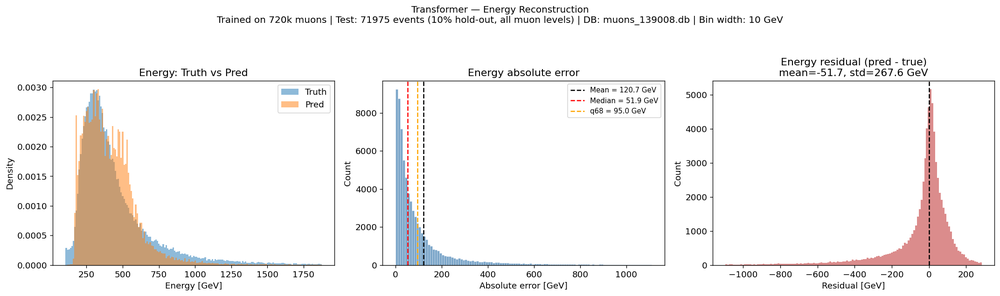
#> input picture Classifiers/Muon_Reconstruction/transformer/energy_evaluation.png, 1000 x 296 px, shrunk from 2144 x 634 before the run
$ python -i fit_GBreweighter_with_energy.py   (imports and definitions only)
#> lines starting #> are read from the running program, lines starting #| are printed output that depends on the picture
#!/usr/bin/env python3
"""Sister to fit_GBreweighter.py — adds log10(qtot) as a 3rd feature.

Diagnostic: the original 2-feature reweighter fits MC→data on
(zenith_pred, azimuth_pred) only, so any energy-dependent observable
(qtot, qmax, n_hits, ...) is left misaligned. This variant adds an
energy-proxy feature (log10 of per-event total Cherenkov charge) and
writes a separate weight CSV. Compare the two with the validation
plotting scripts to see how much of the residual qmax mismatch is just
an energy-spectrum problem versus genuine detector-response disagreement.

Caveat: with log_qtot in the feature set, the GB reweighter trivially
flattens the qtot marginal disagreement by construction. The interesting
diagnostic is what happens to qmax — if qmax also improves a lot, the
mismatch was driven by the energy spectrum (which we hadn't reweighted
on); if qmax barely budges, it's a per-pulse PMT/SPE-template / pulse-
extraction issue conditional on energy.

Outputs (per class):
    GB_and_base_weights_stopped_with_energy.csv
    GB_and_base_weights_through_with_energy.csv
    plots/roc_mc_vs_data_before_after_with_energy.png
"""
from __future__ import annotations

import sqlite3
import time
from pathlib import Path

import matplotlib.pyplot as plt
import numpy as np
import pandas as pd
from hep_ml.reweight import GBReweighter
from sklearn.ensemble import GradientBoostingClassifier
from sklearn.metrics import roc_auc_score, roc_curve

ROOT = Path("/groups/icecube/holgerkc/Thesis_Analysis")

MC_DB = ROOT / "MC_vs_BS_analysis/MC/muons_1305k_130000_720k_139008_with_SplitInIcePulses_merged_0.3PE.db"
DATA_DB = ROOT / "MC_vs_BS_analysis/Data/data_IC86.21_withrates_with_SplitInIcePulses_merged_0.3PE.db"

STOPPED_MC_CSV = (
    ROOT / "ThroughOrStopped_muon/inference/output/"
    "stopped_recon_mc_muons_1305k_130000_720k_139008.csv"
)
STOPPED_DATA_CSV = (
    ROOT / "ThroughOrStopped_muon/inference/output/"
    "stopped_recon_data_IC86_2021_pid_muon_logit_data_gt5.csv"
)
ZENAZ_MC_CSV = (
    ROOT / "MC_vs_BS_analysis/zenith_azimuth_inference/output/"
    "zenaz_recon_mc_muons_1305k_130000_720k_139008.csv"
)
ZENAZ_DATA_CSV = (
    ROOT / "MC_vs_BS_analysis/zenith_azimuth_inference/output/"
    "zenaz_recon_data_IC86_2021_pid_muon_logit_data_gt5.csv"
)

PARQUET_DIR = ROOT / "MC_vs_BS_analysis/GBreweighting/validation/data_parquet"
PULSEMAP = "SplitInIcePulses_merged"

OUT_DIR = ROOT / "MC_vs_BS_analysis/GBreweighting"
CACHE_DIR = OUT_DIR / "cache"
# [2 lines not run here, left out]

FEATURES = ["zenith_pred", "azimuth_pred", "log_qtot"]
SCORE_CUT = 0.5
SEED = 42

# GBReweighter hyperparameters (same as original; consider tightening
# min_samples_leaf when going from 2D → 3D to avoid overfitting)
GB_KWARGS = dict(
    n_estimators=80,
    learning_rate=0.1,
    max_depth=3,
    min_samples_leaf=200,
    gb_args={"subsample": 0.6},
)


# [39 lines left out: functions read_db_weights, compute_event_qtot, not called in this run]


def load_merged(source: str) -> pd.DataFrame:
    if source == "mc":
        stopped = pd.read_csv(STOPPED_MC_CSV,
                              usecols=["event_no", "stopped_score"])
        zenaz = pd.read_csv(ZENAZ_MC_CSV)
        base = read_db_weights(MC_DB, "norm_class_this_db_osc_weight")
    else:
        stopped = pd.read_csv(STOPPED_DATA_CSV,
                              usecols=["event_no", "stopped_score"])
        zenaz = pd.read_csv(ZENAZ_DATA_CSV)
        base = read_db_weights(DATA_DB, "subrun_weight")

    print(f"  computing per-event qtot for {source} ...", flush=True)
    qtot = compute_event_qtot(source)

    df = stopped.merge(zenaz, on="event_no", how="inner")
    df = df.merge(base, on="event_no", how="inner")
    df = df.merge(qtot, on="event_no", how="inner")
    df = df.dropna(subset=FEATURES + ["base_weight", "stopped_score"])
    df = df[df["base_weight"] > 0].reset_index(drop=True)
    df = df[np.isfinite(df["log_qtot"].values)].reset_index(drop=True)
    df["source"] = source
    print(f"  {source}: {len(df):,} events after merge/clean", flush=True)
    return df


# [202 lines left out: functions cross_reweight, classifier_roc, process_class, plot_roc, main, not called in this run]


# [2 lines not run here, left out]

>>> import cv2
>>> picture = cv2.imread('../../../Classifiers/Muon_Reconstruction/transformer/energy_evaluation.png', cv2.IMREAD_GRAYSCALE)
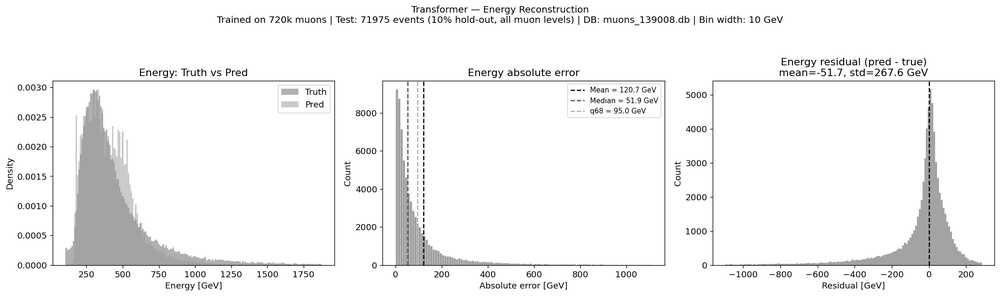
#> picture: shape (296, 1000); min 0, max 255, mean 243.4
#> (the run stopped early here; a loop or call above may not have finished)

$ run again, on Classifiers/Muon_Reconstruction/transformer/position_z_evaluation.png
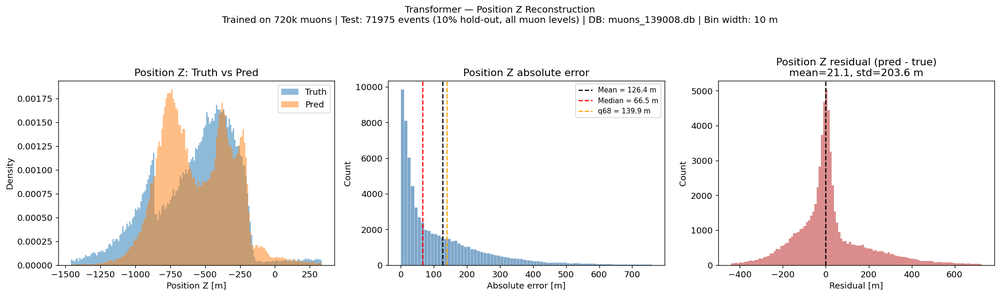
#> input picture Classifiers/Muon_Reconstruction/transformer/position_z_evaluation.png, 1000 x 296 px, shrunk from 2144 x 634 before the run
#> `picture = cv2.imread('../../../Classifiers/Muon_Reconstruction/transfo..`:
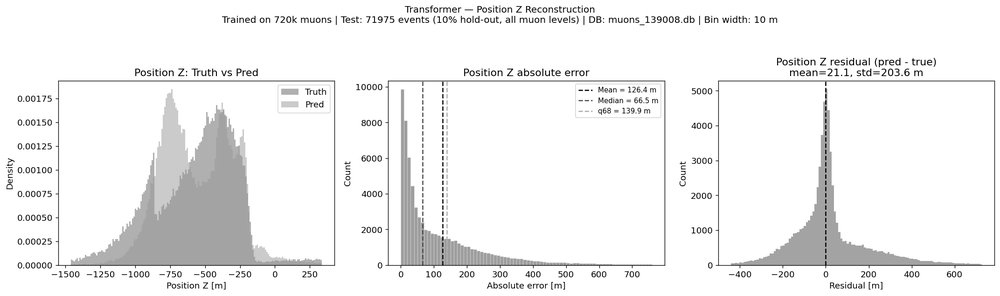
#> picture: shape (296, 1000); min 0, max 255, mean 240.9
